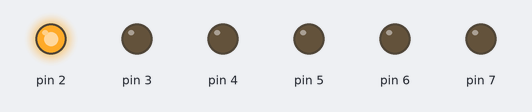
The sketch below on a simulated Arduino Uno, built with avr-gcc and run on an emulated ATmega328P. Shown: output pins drawn as LEDs (lit = HIGH).

Above: at 0.02 s.
At 0.27 s:
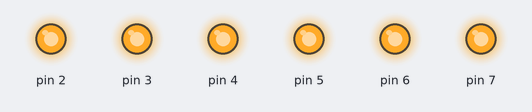
At 0.58 s:
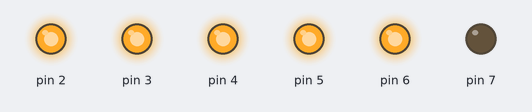
At 0.89 s:
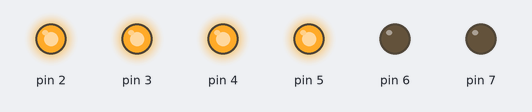
At 1.56 s:
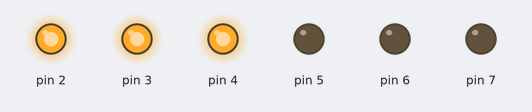
At 2.95 s:
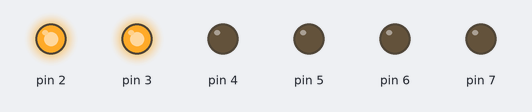
Timing chart, 0 to 3.2 s (numbered marks = the images above):
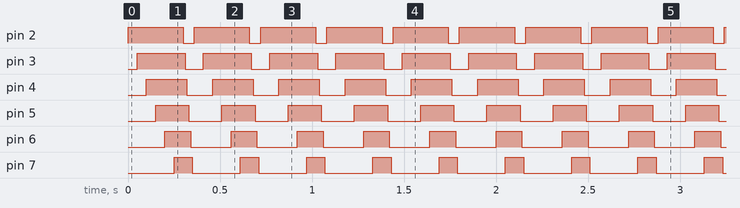

Measured:
- by itself, pin 2: alternates HIGH for 0.30 s and LOW for 0.06 s
- by itself, pin 3: alternates HIGH for 0.26 s and LOW for 0.10 s
- by itself, pin 4: alternates HIGH for 0.22 s and LOW for 0.14 s
- by itself, pin 5: alternates HIGH for 0.18 s and LOW for 0.18 s
- by itself, pin 6: alternates HIGH for 0.14 s and LOW for 0.22 s
- by itself, pin 7: alternates HIGH for 0.10 s and LOW for 0.26 s

The sketch:

Controlling_Two_Bulbs_with_a_double_Relay.ino
```cpp
void setup() {
  for(int x=2;x<=7;x++) {
    pinMode(x, OUTPUT);
  }
}

void loop() {
  for (int y=2;y<=7;y++){
    digitalWrite(y, HIGH);
    delay(50);
  }
  for (int z=2;z<=7;z++){
    digitalWrite(z, LOW);
    delay(10);
  }
}
```
